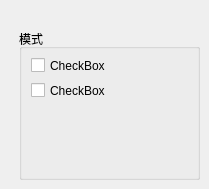
                 <widget class="QWidget" name="">
                  <attribute name="label">
                   <string>夹具外形</string>
                  </attribute>
                  <widget class="QGroupBox" name="groupBox_8">
                   <property name="geometry">
                    <rect>
                     <x>19</x>
                     <y>29</y>
                     <width>181</width>
                     <height>151</height>
                    </rect>
                   </property>
                   <property name="title">
                    <string>模式</string>
                   </property>
                   <widget class="QWidget" name="">
                    <property name="geometry">
                     <rect>
                      <x>12</x>
                      <y>27</y>
                      <width>75</width>
                      <height>44</height>
                     </rect>
                    </property>
                    <layout class="QVBoxLayout" name="verticalLayout_22">
                     <item>
                      <widget class="QCheckBox" name="checkBox_13">
                       <property name="text">
                        <string>CheckBox</string>
                       </property>
                      </widget>
                     </item>
                     <item>
                      <widget class="QCheckBox" name="checkBox_14">
                       <property name="text">
                        <string>CheckBox</string>
                       </property>
                      </widget>
                     </item>
                    </layout>
                   </widget>
                  </widget>
                 </widget>
